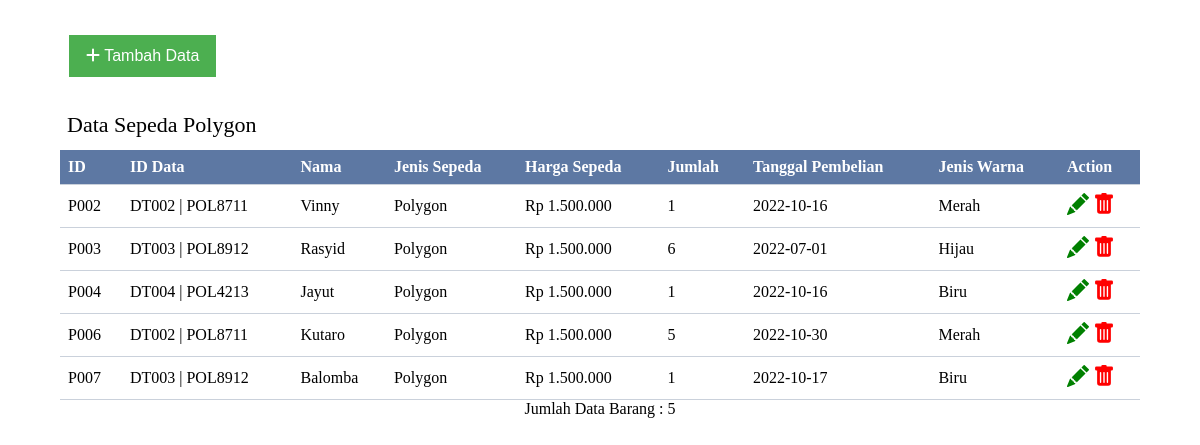
Screenshot of /polygon/index.php with the database file from the repository.
### tables this page shows
CREATE TABLE `tb_polygon` (
  `id_polygon` char(10) NOT NULL,
  `id_data` char(10) DEFAULT NULL,
  `nama` varchar(25) NOT NULL,
  `jenis_sepeda` varchar(25) NOT NULL,
  `harga` varchar(30) NOT NULL,
  `jumlah` int(11) NOT NULL,
  `tanggal` date NOT NULL,
  `jenis_warna` varchar(25) NOT NULL
);

CREATE TABLE `tb_data` (
  `id_data` char(10) NOT NULL,
  `ns_polygon` char(10) NOT NULL,
  `ns_cervelo` char(10) NOT NULL,
  `ns_fixie` char(10) NOT NULL,
  `tanggal_buat` date NOT NULL,
  `tanggal_launch` date NOT NULL
);

### polygon/lihat.php (the view, shortened to what this page needs)
<!DOCTYPE html>
<html lang="en">
<head>
</head>
<body>
    <a href="tambah.php"><button class="tambah" ><i class="fa-solid fa-plus"></i> Tambah Data</button></a>
    <p class="info">Data Sepeda Polygon</p>
    <table>
        <tr>
            <th>ID</th>
            <th>ID Data</th>
            <th>Nama</th>
            <th>Jenis Sepeda</th>
            <th>Harga Sepeda</th>
            <th>Jumlah</th>
            <th>Tanggal Pembelian</th>
            <th>Jenis Warna</th>
            <th>Action</th>
        </tr>
        <?php
        include "..\koneksi.php";
        $tampil = "SELECT * FROM tb_polygon a JOIN tb_data b ON a.id_data = b.id_data ";
        $query = $dbh->query($tampil);
        foreach ($query as $data ){
        ?>
        <tr>
            <td><?php echo $data ['id_polygon']?></td>
            <td><?php echo $data ['id_data']. ' | ' .$data['ns_polygon']?></td>
            <td><?php echo $data ['nama']?></td>
            <td><?php echo $data ['jenis_sepeda']?></td>
            <td><?php echo $data ['harga']?></td>
            <td><?php echo $data ['jumlah']?></td>
            <td><?php echo $data ['tanggal']?></td>
            <td><?php echo $data ['jenis_warna']?></td>
            <td colspan='2'>
                <a class="ubah"  href="ubah.php?id_polygon=<?php echo $data ['id_polygon']?>" onclick="return confirm('Ingin Mengubah Data?');" role="button">
                </a>
                <a class="hapus" href="hapus.php?id_polygon=<?php echo $data ['id_polygon']?>" onclick="return confirm('Ingin Mengapus Data?');" role="button">
                </a>
            </td>
        </tr>
        <?php
		}
		?>
    </table>
        <?php
            $nRows = $dbh->query('select count(*) from tb_polygon')->fetchColumn();
		    echo "<p class=jumlahdata>Jumlah Data Barang : $nRows </p>";
        ?>
</body>
</html>

### polygon/lihat.php (style rules this page uses)
* { margin: 0; padding: 0; }
button { background-color: #4CAF50; border: 4px; color: white; padding: 12px 17px; text-align: center; text-decoration: none; display: inline-block; font-size: 16px; margin: 35px 69px; cursor: pointer; }
.info { color:black; font-size:22px; padding-left:67px; margin-bottom:12px; }
table { border-collapse: collapse; width: 90%; margin: auto; }
th, td { text-align: left; padding: 8px; border-bottom:1px solid #cad1db; }
th { background-color: #5d78a3; color: white; }
.ubah { height:24px; width:24px; text-decoration: none; color:green; }
.hapus { text-decoration: none; color:red; }
.jumlahdata { text-align:center; }

### rows the page displays
tb_polygon: id_polygon "P002", id_data.id_data "DT002", id_data.ns_polygon "POL8711", nama "Vinny", jenis_sepeda "Polygon", harga "Rp 1.500.000", jumlah "1", tanggal "2022-10-16", jenis_warna "Merah"
tb_polygon: id_polygon "P003", id_data.id_data "DT003", id_data.ns_polygon "POL8912", nama "Rasyid", jenis_sepeda "Polygon", harga "Rp 1.500.000", jumlah "6", tanggal "2022-07-01", jenis_warna "Hijau"
tb_polygon: id_polygon "P004", id_data.id_data "DT004", id_data.ns_polygon "POL4213", nama "Jayut", jenis_sepeda "Polygon", harga "Rp 1.500.000", jumlah "1", tanggal "2022-10-16", jenis_warna "Biru"
tb_polygon: id_polygon "P006", id_data.id_data "DT002", id_data.ns_polygon "POL8711", nama "Kutaro", jenis_sepeda "Polygon", harga "Rp 1.500.000", jumlah "5", tanggal "2022-10-30", jenis_warna "Merah"
tb_polygon: id_polygon "P007", id_data.id_data "DT003", id_data.ns_polygon "POL8912", nama "Balomba", jenis_sepeda "Polygon", harga "Rp 1.500.000", jumlah "1", tanggal "2022-10-17", jenis_warna "Biru"

### other values shown
$nRows "5"
